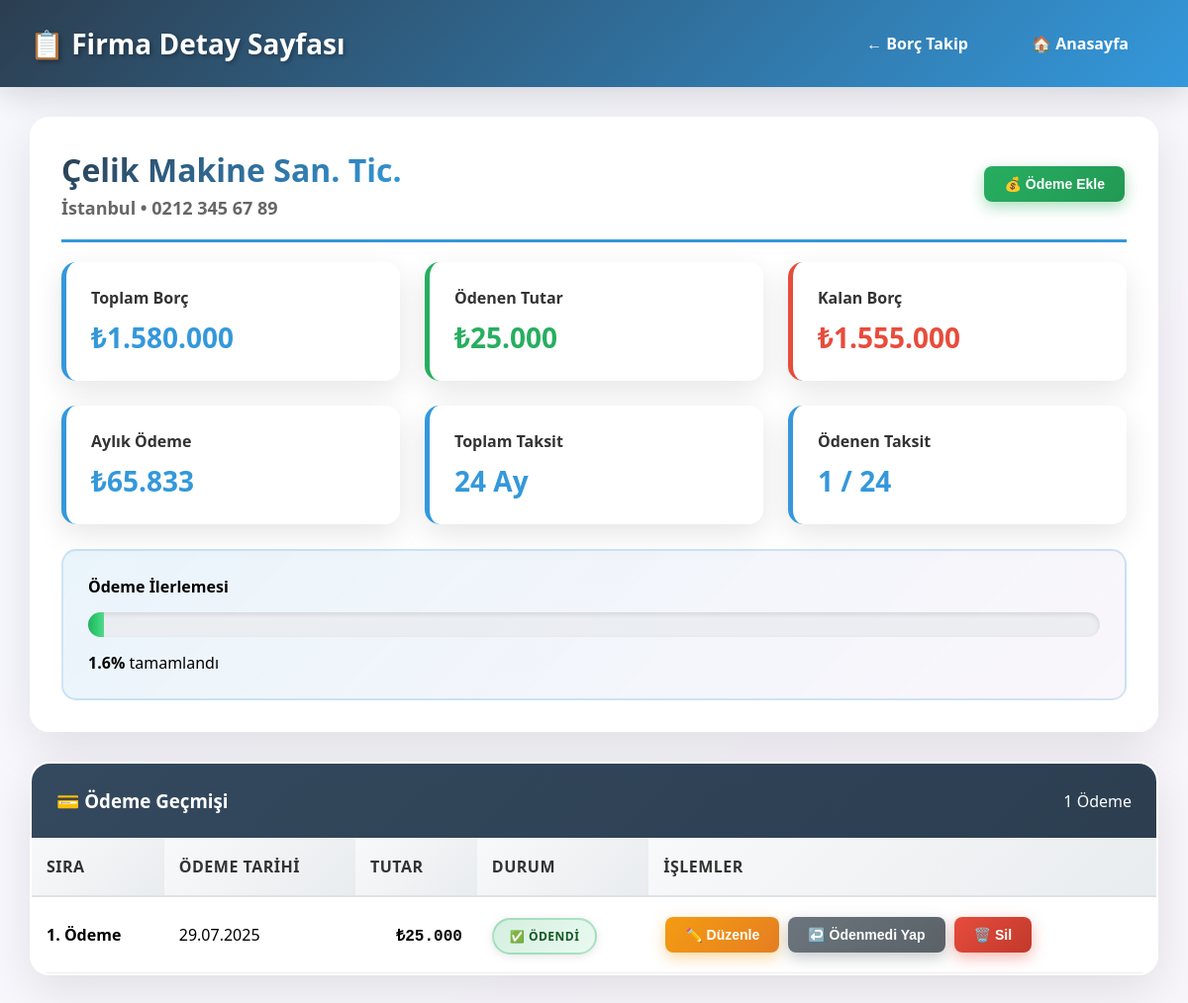
The page /firma_detay.php?id=3 (signed in) on the database its author committed.
### tables this page shows
CREATE TABLE `firmalar` (
  `id` int(11) NOT NULL,
  `firma_adi` varchar(100) NOT NULL,
  `toplam_borc` decimal(10,2) NOT NULL,
  `toplam_taksit` int(11) NOT NULL,
  `baslama_tarihi` date NOT NULL,
  `is_active` tinyint(1) DEFAULT 1,
  `sehir` varchar(100) NOT NULL,
  `telefon` varchar(20) DEFAULT NULL,
  `kalan_borc` decimal(15,2) DEFAULT 0.00,
  `taksit_sayisi` int(11) DEFAULT 0,
  `baslangic_tarihi` date DEFAULT NULL,
  `aylik_odeme` decimal(15,2) DEFAULT 0.00,
  `durum` enum('aktif','tamamlandi','gecikme') DEFAULT 'aktif',
  `created_at` timestamp NOT NULL DEFAULT current_timestamp()
);

CREATE TABLE `taksitler` (
  `id` int(11) NOT NULL,
  `firma_id` int(11) NOT NULL,
  `tutar` decimal(15,2) NOT NULL,
  `vade_tarihi` date NOT NULL,
  `odeme_tarihi` date DEFAULT NULL,
  `durum` enum('bekliyor','odendi','gecikme') DEFAULT 'bekliyor',
  `created_at` timestamp NOT NULL DEFAULT current_timestamp()
);

### firma_detay.php (the view, shortened to what this page needs)
<?php
require_once 'config.php';
$firma_id = (int)$_GET['id'];
try {
    $stmt = $pdo->prepare("
        SELECT
            f.*,
            (f.toplam_borc - f.kalan_borc) as odenen_tutar
        FROM firmalar f
        WHERE f.id = ?
    ");
    $stmt->execute([$firma_id]);
    $firma = $stmt->fetch();
} catch(PDOException $e) {
    $error_message = "Firma bilgileri bulunamadı!";
    $firma = null;
}
try {
    $odeme_stmt = $pdo->prepare("
        SELECT * FROM taksitler
        WHERE firma_id = ? AND durum = 'odendi'
        ORDER BY odeme_tarihi DESC
    ");
    $odeme_stmt->execute([$firma_id]);
    $odemeler = $odeme_stmt->fetchAll();
} catch(PDOException $e) {
    $odemeler = [];
}
?>
<!DOCTYPE html>
<html lang="tr">
<head>
</head>
<body>
    <div class="container">
        <div class="header">
            <h1>📋 Firma Detay Sayfası</h1>
            <div class="nav-links">
                <a href="borc_takip.php">← Borç Takip</a>
                <a href="dashboard.php">🏠 Anasayfa</a>
            </div>
        </div>
        <div class="content">
            <?php if ($firma): ?>
                <div class="firma-info">
                    <div class="firma-header">
                        <div class="firma-title">
                            <h2><?php echo htmlspecialchars($firma['firma_adi']); ?></h2>
                            <p><?php echo htmlspecialchars($firma['sehir']); ?> • <?php echo htmlspecialchars($firma['telefon']); ?></p>
                        </div>
                        <?php if ($firma['kalan_borc'] > 0): ?>
                            <button class="btn btn-success" onclick="showPaymentModal()">💰 Ödeme Ekle</button>
                        <?php endif; ?>
                    </div>
                    <div class="info-grid">
                        <div class="info-card">
                            <h4>Toplam Borç</h4>
                            <div class="value">₺<?php echo number_format($firma['toplam_borc'], 0, ',', '.'); ?></div>
                        </div>
                        <div class="info-card positive">
                            <h4>Ödenen Tutar</h4>
                            <div class="value">₺<?php echo number_format($firma['odenen_tutar'], 0, ',', '.'); ?></div>
                        </div>
                        <div class="info-card negative">
                            <h4>Kalan Borç</h4>
                            <div class="value">₺<?php echo number_format($firma['kalan_borc'], 0, ',', '.'); ?></div>
                        </div>
                        <div class="info-card">
                            <h4>Aylık Ödeme</h4>
                            <div class="value">₺<?php echo number_format($firma['aylik_odeme'], 0, ',', '.'); ?></div>
                        </div>
                        <div class="info-card">
                            <h4>Toplam Taksit</h4>
                            <div class="value"><?php echo $firma['taksit_sayisi']; ?> Ay</div>
                        </div>
                        <div class="info-card">
                            <h4>Ödenen Taksit</h4>
                            <div class="value"><?php echo count($odemeler); ?> / <?php echo $firma['taksit_sayisi']; ?></div>
                        </div>
                    </div>
                    <div class="progress-section">
                        <h4>Ödeme İlerlemesi</h4>
                        <?php
                        $progress = $firma['toplam_borc'] > 0 ? (($firma['odenen_tutar'] / $firma['toplam_borc']) * 100) : 0;
                        ?>
                        <div class="progress-bar">
                            <div class="progress-fill" style="width: <?php echo $progress; ?>%"></div>
                        </div>
                        <p><strong><?php echo number_format($progress, 1); ?>%</strong> tamamlandı</p>
                    </div>
                </div>
                <?php if (!empty($odemeler)): ?>
                <div class="taksit-container">
                    <div class="taksit-header">
                        <h3>💳 Ödeme Geçmişi</h3>
                        <span><?php echo count($odemeler); ?> Ödeme</span>
                    </div>
                    <table class="taksit-table">
                        <thead>
                            <tr>
                                <th>Sıra</th>
                                <th>Ödeme Tarihi</th>
                                <th>Tutar</th>
                                <th>Durum</th>
                                <th>İşlemler</th>
                            </tr>
                        </thead>
                        <tbody>
                            <?php foreach ($odemeler as $index => $odeme): ?>
                            <tr>
                                <td><strong><?php echo $index + 1; ?>. Ödeme</strong></td>
                                <td><?php echo date('d.m.Y', strtotime($odeme['odeme_tarihi'])); ?></td>
                                <td class="amount">₺<?php echo number_format($odeme['tutar'], 0, ',', '.'); ?></td>
                                <td>
                                    <span class="status-badge status-odendi">
                                        ✅ Ödendi
                                    </span>
                                </td>
                                <td>
                                    <div style="display: flex; gap: 5px; flex-wrap: wrap;">
                                        <button class="btn btn-warning" onclick="editTaksit(<?php echo $odeme['id']; ?>, <?php echo $odeme['tutar']; ?>, '<?php echo $odeme['odeme_tarihi']; ?>')">
                                            ✏️ Düzenle
                                        </button>
                                        <button class="btn btn-secondary" onclick="markUnpaid(<?php echo $odeme['id']; ?>)">
                                            ↩️ Ödenmedi Yap
                                        </button>
                                        <button class="btn btn-danger" onclick="deleteTaksit(<?php echo $odeme['id']; ?>)">
                                            🗑️ Sil
                                        </button>
                                    </div>
                                </td>
                            </tr>
                            <?php endforeach; ?>
                        </tbody>
                    </table>
                </div>
                <?php endif; ?>
            <?php else: ?>
                <div class="message error">Firma bilgileri bulunamadı!</div>
            <?php endif; ?>
        </div>
    </div>
</body>
</html>

### rows shown on the page
firmalar: firma_adi "Çelik Makine San. Tic.", sehir "İstanbul", telefon "0212 345 67 89", toplam_borc "1.580.000", kalan_borc "1.555.000", aylik_odeme "65.833", taksit_sayisi "24"
taksitler: odeme_tarihi "29.07.2025", tutar "25.000"

### other values the page prints
$firma['odenen_tutar'] "25.000"
count($odemeler) "1"
$progress "1.6"
